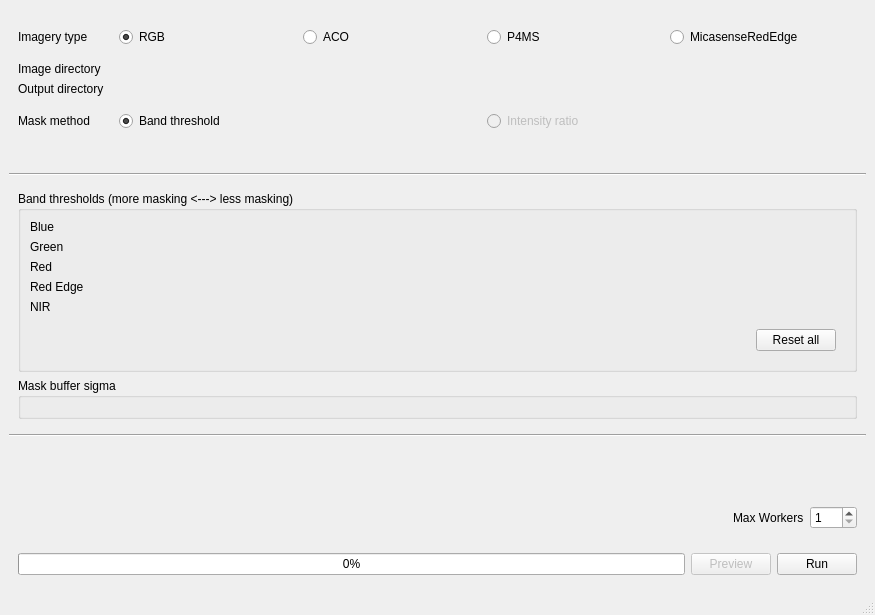
<?xml version="1.0" encoding="UTF-8"?>
<ui version="4.0">
 <class>MainWindow</class>
 <widget class="QMainWindow" name="MainWindow">
  <property name="geometry">
   <rect>
    <x>0</x>
    <y>0</y>
    <width>875</width>
    <height>615</height>
   </rect>
  </property>
  <property name="windowTitle">
   <string>GlintMaskGenerator</string>
  </property>
  <widget class="QWidget" name="centralwidget">
   <layout class="QVBoxLayout" name="verticalLayout_4">
    <item>
     <widget class="QFrame" name="frame_13">
      <layout class="QGridLayout" name="gridLayout">
       <item row="1" column="1">
        <widget class="QWidget" name="widget_5" native="true">
         <property name="sizePolicy">
          <sizepolicy hsizetype="MinimumExpanding" vsizetype="Preferred">
           <horstretch>0</horstretch>
           <verstretch>0</verstretch>
          </sizepolicy>
         </property>
         <layout class="QHBoxLayout" name="horizontalLayout_4">
          <item>
           <widget class="QRadioButton" name="img_type_rgb_radio">
            <property name="text">
             <string>RGB</string>
            </property>
            <property name="checked">
             <bool>true</bool>
            </property>
           </widget>
          </item>
          <item>
           <widget class="QRadioButton" name="img_type_aco_radio">
            <property name="text">
             <string>ACO</string>
            </property>
           </widget>
          </item>
          <item>
           <widget class="QRadioButton" name="img_type_p4ms_radio">
            <property name="text">
             <string>P4MS</string>
            </property>
           </widget>
          </item>
          <item>
           <widget class="QRadioButton" name="img_type_micasense_radio">
            <property name="text">
             <string>MicasenseRedEdge</string>
            </property>
           </widget>
          </item>
         </layout>
        </widget>
       </item>
       <item row="1" column="0">
        <widget class="QLabel" name="label_2">
         <property name="sizePolicy">
          <sizepolicy hsizetype="Minimum" vsizetype="Preferred">
           <horstretch>0</horstretch>
           <verstretch>0</verstretch>
          </sizepolicy>
         </property>
         <property name="text">
          <string>Imagery type</string>
         </property>
        </widget>
       </item>
       <item row="3" column="1">
        <widget class="DirectoryPath" name="mask_dir_w" native="true">
         <property name="sizePolicy">
          <sizepolicy hsizetype="MinimumExpanding" vsizetype="Preferred">
           <horstretch>0</horstretch>
           <verstretch>0</verstretch>
          </sizepolicy>
         </property>
        </widget>
       </item>
       <item row="2" column="1">
        <widget class="DirectoryPath" name="img_dir_w" native="true">
         <property name="sizePolicy">
          <sizepolicy hsizetype="MinimumExpanding" vsizetype="Preferred">
           <horstretch>0</horstretch>
           <verstretch>0</verstretch>
          </sizepolicy>
         </property>
        </widget>
       </item>
       <item row="3" column="0">
        <widget class="QLabel" name="label_4">
         <property name="sizePolicy">
          <sizepolicy hsizetype="Minimum" vsizetype="Preferred">
           <horstretch>0</horstretch>
           <verstretch>0</verstretch>
          </sizepolicy>
         </property>
         <property name="text">
          <string>Output directory</string>
         </property>
        </widget>
       </item>
       <item row="2" column="0">
        <widget class="QLabel" name="label_3">
         <property name="sizePolicy">
          <sizepolicy hsizetype="Minimum" vsizetype="Preferred">
           <horstretch>0</horstretch>
           <verstretch>0</verstretch>
          </sizepolicy>
         </property>
         <property name="text">
          <string>Image directory</string>
         </property>
        </widget>
       </item>
       <item row="4" column="1">
        <widget class="QFrame" name="frame_4">
         <property name="sizePolicy">
          <sizepolicy hsizetype="MinimumExpanding" vsizetype="Preferred">
           <horstretch>0</horstretch>
           <verstretch>0</verstretch>
          </sizepolicy>
         </property>
         <layout class="QHBoxLayout" name="horizontalLayout_13">
          <item>
           <widget class="QRadioButton" name="method_threshold_radio">
            <property name="sizePolicy">
             <sizepolicy hsizetype="Minimum" vsizetype="Fixed">
              <horstretch>0</horstretch>
              <verstretch>0</verstretch>
             </sizepolicy>
            </property>
            <property name="text">
             <string>Band threshold</string>
            </property>
            <property name="checked">
             <bool>true</bool>
            </property>
           </widget>
          </item>
          <item>
           <widget class="QRadioButton" name="method_ratio_radio">
            <property name="enabled">
             <bool>false</bool>
            </property>
            <property name="sizePolicy">
             <sizepolicy hsizetype="Minimum" vsizetype="Fixed">
              <horstretch>0</horstretch>
              <verstretch>0</verstretch>
             </sizepolicy>
            </property>
            <property name="text">
             <string>Intensity ratio</string>
            </property>
           </widget>
          </item>
         </layout>
        </widget>
       </item>
       <item row="4" column="0">
        <widget class="QLabel" name="label">
         <property name="sizePolicy">
          <sizepolicy hsizetype="Minimum" vsizetype="Preferred">
           <horstretch>0</horstretch>
           <verstretch>0</verstretch>
          </sizepolicy>
         </property>
         <property name="text">
          <string>Mask method</string>
         </property>
        </widget>
       </item>
      </layout>
     </widget>
    </item>
    <item>
     <spacer name="verticalSpacer">
      <property name="orientation">
       <enum>Qt::Vertical</enum>
      </property>
      <property name="sizeHint" stdset="0">
       <size>
        <width>20</width>
        <height>40</height>
       </size>
      </property>
     </spacer>
    </item>
    <item>
     <widget class="Line" name="line">
      <property name="orientation">
       <enum>Qt::Horizontal</enum>
      </property>
     </widget>
    </item>
    <item>
     <widget class="QStackedWidget" name="parameters_stack">
      <property name="enabled">
       <bool>true</bool>
      </property>
      <property name="layoutDirection">
       <enum>Qt::LeftToRight</enum>
      </property>
      <property name="currentIndex">
       <number>0</number>
      </property>
      <widget class="QWidget" name="threshold_params_widget">
       <layout class="QVBoxLayout" name="verticalLayout_5">
        <item>
         <widget class="QGroupBox" name="groupBox_3">
          <property name="title">
           <string>Band thresholds (more masking &lt;---&gt; less masking)</string>
          </property>
          <layout class="QGridLayout" name="gridLayout_2">
           <item row="7" column="2">
            <widget class="QWidget" name="widget_4" native="true">
             <layout class="QHBoxLayout" name="horizontalLayout_5">
              <item>
               <spacer name="horizontalSpacer_2">
                <property name="orientation">
                 <enum>Qt::Horizontal</enum>
                </property>
                <property name="sizeHint" stdset="0">
                 <size>
                  <width>40</width>
                  <height>20</height>
                 </size>
                </property>
               </spacer>
              </item>
              <item>
               <widget class="QPushButton" name="reset_thresholds_btn">
                <property name="text">
                 <string>Reset all</string>
                </property>
               </widget>
              </item>
             </layout>
            </widget>
           </item>
           <item row="6" column="0">
            <widget class="QLabel" name="label_15">
             <property name="text">
              <string>NIR</string>
             </property>
             <property name="buddy">
              <cstring>nir_thresh_w</cstring>
             </property>
            </widget>
           </item>
           <item row="0" column="0">
            <widget class="QLabel" name="label_13">
             <property name="text">
              <string>Blue</string>
             </property>
             <property name="buddy">
              <cstring>blue_thresh_w</cstring>
             </property>
            </widget>
           </item>
           <item row="1" column="0">
            <widget class="QLabel" name="label_14">
             <property name="text">
              <string>Green</string>
             </property>
             <property name="buddy">
              <cstring>green_thresh_w</cstring>
             </property>
            </widget>
           </item>
           <item row="6" column="2">
            <widget class="ThresholdCtrl" name="nir_thresh_w" native="true"/>
           </item>
           <item row="2" column="2">
            <widget class="ThresholdCtrl" name="red_thresh_w" native="true"/>
           </item>
           <item row="4" column="2">
            <widget class="ThresholdCtrl" name="rededge_thresh_w" native="true"/>
           </item>
           <item row="0" column="2">
            <widget class="ThresholdCtrl" name="blue_thresh_w" native="true"/>
           </item>
           <item row="4" column="0">
            <widget class="QLabel" name="label_5">
             <property name="text">
              <string>Red Edge</string>
             </property>
             <property name="buddy">
              <cstring>rededge_thresh_w</cstring>
             </property>
            </widget>
           </item>
           <item row="2" column="0">
            <widget class="QLabel" name="label_16">
             <property name="text">
              <string>Red</string>
             </property>
             <property name="buddy">
              <cstring>red_thresh_w</cstring>
             </property>
            </widget>
           </item>
           <item row="1" column="2">
            <widget class="ThresholdCtrl" name="green_thresh_w" native="true"/>
           </item>
          </layout>
         </widget>
        </item>
        <item>
         <widget class="QGroupBox" name="groupBox_12">
          <property name="title">
           <string>Mask buffer sigma</string>
          </property>
          <layout class="QHBoxLayout" name="horizontalLayout_19">
           <item>
            <widget class="BufferCtrl" name="buffer_sigma_w" native="true"/>
           </item>
          </layout>
         </widget>
        </item>
       </layout>
      </widget>
      <widget class="QWidget" name="ratio_params_widget">
       <layout class="QVBoxLayout" name="verticalLayout_2">
        <item>
         <widget class="QGroupBox" name="groupBox">
          <property name="title">
           <string>GroupBox</string>
          </property>
         </widget>
        </item>
        <item>
         <widget class="QGroupBox" name="groupBox_2">
          <property name="title">
           <string>GroupBox</string>
          </property>
         </widget>
        </item>
       </layout>
      </widget>
     </widget>
    </item>
    <item>
     <widget class="Line" name="line_2">
      <property name="orientation">
       <enum>Qt::Horizontal</enum>
      </property>
     </widget>
    </item>
    <item>
     <spacer name="verticalSpacer_2">
      <property name="orientation">
       <enum>Qt::Vertical</enum>
      </property>
      <property name="sizeHint" stdset="0">
       <size>
        <width>20</width>
        <height>76</height>
       </size>
      </property>
     </spacer>
    </item>
    <item>
     <widget class="QWidget" name="widget_3" native="true">
      <layout class="QHBoxLayout" name="horizontalLayout_3">
       <item>
        <spacer name="horizontalSpacer">
         <property name="orientation">
          <enum>Qt::Horizontal</enum>
         </property>
         <property name="sizeHint" stdset="0">
          <size>
           <width>805</width>
           <height>20</height>
          </size>
         </property>
        </spacer>
       </item>
       <item>
        <widget class="QLabel" name="label_6">
         <property name="text">
          <string>Max Workers</string>
         </property>
         <property name="buddy">
          <cstring>max_workers_spinbox</cstring>
         </property>
        </widget>
       </item>
       <item>
        <widget class="QSpinBox" name="max_workers_spinbox">
         <property name="minimum">
          <number>1</number>
         </property>
         <property name="maximum">
          <number>100</number>
         </property>
         <property name="singleStep">
          <number>4</number>
         </property>
        </widget>
       </item>
      </layout>
     </widget>
    </item>
    <item>
     <widget class="QWidget" name="widget_14" native="true">
      <layout class="QHBoxLayout" name="horizontalLayout_10">
       <item>
        <widget class="QProgressBar" name="progress_bar">
         <property name="maximum">
          <number>100</number>
         </property>
         <property name="value">
          <number>0</number>
         </property>
        </widget>
       </item>
       <item>
        <widget class="QPushButton" name="preview_btn">
         <property name="enabled">
          <bool>false</bool>
         </property>
         <property name="text">
          <string>Preview</string>
         </property>
        </widget>
       </item>
       <item>
        <widget class="QPushButton" name="run_btn">
         <property name="text">
          <string>Run</string>
         </property>
        </widget>
       </item>
      </layout>
     </widget>
    </item>
   </layout>
  </widget>
  <widget class="QStatusBar" name="statusbar"/>
 </widget>
 <customwidgets>
  <customwidget>
   <class>ThresholdCtrl</class>
   <extends>QWidget</extends>
   <header>gui/widgets/threshold_ctrl.h</header>
   <container>1</container>
  </customwidget>
  <customwidget>
   <class>DirectoryPath</class>
   <extends>QWidget</extends>
   <header>gui/widgets/directory_path.h</header>
   <container>1</container>
  </customwidget>
  <customwidget>
   <class>BufferCtrl</class>
   <extends>QWidget</extends>
   <header>gui/widgets/buffer_ctrl.h</header>
   <container>1</container>
  </customwidget>
 </customwidgets>
 <tabstops>
  <tabstop>img_type_rgb_radio</tabstop>
  <tabstop>img_type_p4ms_radio</tabstop>
  <tabstop>img_type_micasense_radio</tabstop>
  <tabstop>method_threshold_radio</tabstop>
  <tabstop>method_ratio_radio</tabstop>
  <tabstop>preview_btn</tabstop>
  <tabstop>run_btn</tabstop>
 </tabstops>
 <resources/>
 <connections>
  <connection>
   <sender>run_btn</sender>
   <signal>released()</signal>
   <receiver>MainWindow</receiver>
   <slot>run_btn_clicked()</slot>
   <hints>
    <hint type="sourcelabel">
     <x>984</x>
     <y>574</y>
    </hint>
    <hint type="destinationlabel">
     <x>954</x>
     <y>614</y>
    </hint>
   </hints>
  </connection>
  <connection>
   <sender>preview_btn</sender>
   <signal>clicked()</signal>
   <receiver>MainWindow</receiver>
   <slot>preview_btn_clicked()</slot>
   <hints>
    <hint type="sourcelabel">
     <x>898</x>
     <y>574</y>
    </hint>
    <hint type="destinationlabel">
     <x>806</x>
     <y>614</y>
    </hint>
   </hints>
  </connection>
  <connection>
   <sender>method_threshold_radio</sender>
   <signal>clicked()</signal>
   <receiver>MainWindow</receiver>
   <slot>update_method_params()</slot>
   <hints>
    <hint type="sourcelabel">
     <x>452</x>
     <y>144</y>
    </hint>
    <hint type="destinationlabel">
     <x>182</x>
     <y>224</y>
    </hint>
   </hints>
  </connection>
  <connection>
   <sender>method_ratio_radio</sender>
   <signal>clicked()</signal>
   <receiver>MainWindow</receiver>
   <slot>update_method_params()</slot>
   <hints>
    <hint type="sourcelabel">
     <x>974</x>
     <y>144</y>
    </hint>
    <hint type="destinationlabel">
     <x>671</x>
     <y>225</y>
    </hint>
   </hints>
  </connection>
  <connection>
   <sender>reset_thresholds_btn</sender>
   <signal>released()</signal>
   <receiver>MainWindow</receiver>
   <slot>reset_thresholds()</slot>
   <hints>
    <hint type="sourcelabel">
     <x>932</x>
     <y>360</y>
    </hint>
    <hint type="destinationlabel">
     <x>998</x>
     <y>374</y>
    </hint>
   </hints>
  </connection>
  <connection>
   <sender>img_type_rgb_radio</sender>
   <signal>clicked()</signal>
   <receiver>MainWindow</receiver>
   <slot>enable_available_thresholds()</slot>
   <hints>
    <hint type="sourcelabel">
     <x>295</x>
     <y>39</y>
    </hint>
    <hint type="destinationlabel">
     <x>281</x>
     <y>4</y>
    </hint>
   </hints>
  </connection>
  <connection>
   <sender>img_type_aco_radio</sender>
   <signal>clicked()</signal>
   <receiver>MainWindow</receiver>
   <slot>enable_available_thresholds()</slot>
   <hints>
    <hint type="sourcelabel">
     <x>370</x>
     <y>39</y>
    </hint>
    <hint type="destinationlabel">
     <x>367</x>
     <y>3</y>
    </hint>
   </hints>
  </connection>
  <connection>
   <sender>img_type_p4ms_radio</sender>
   <signal>clicked()</signal>
   <receiver>MainWindow</receiver>
   <slot>enable_available_thresholds()</slot>
   <hints>
    <hint type="sourcelabel">
     <x>579</x>
     <y>45</y>
    </hint>
    <hint type="destinationlabel">
     <x>589</x>
     <y>5</y>
    </hint>
   </hints>
  </connection>
  <connection>
   <sender>img_type_micasense_radio</sender>
   <signal>clicked()</signal>
   <receiver>MainWindow</receiver>
   <slot>enable_available_thresholds()</slot>
   <hints>
    <hint type="sourcelabel">
     <x>836</x>
     <y>41</y>
    </hint>
    <hint type="destinationlabel">
     <x>846</x>
     <y>2</y>
    </hint>
   </hints>
  </connection>
 </connections>
 <slots>
  <slot>img_dir_btn_clicked()</slot>
  <slot>mask_dir_btn_clicked()</slot>
  <slot>run_btn_clicked()</slot>
  <slot>preview_btn_clicked()</slot>
  <slot>update_method_params()</slot>
  <slot>reset_thresholds()</slot>
  <slot>enable_available_thresholds()</slot>
 </slots>
</ui>
